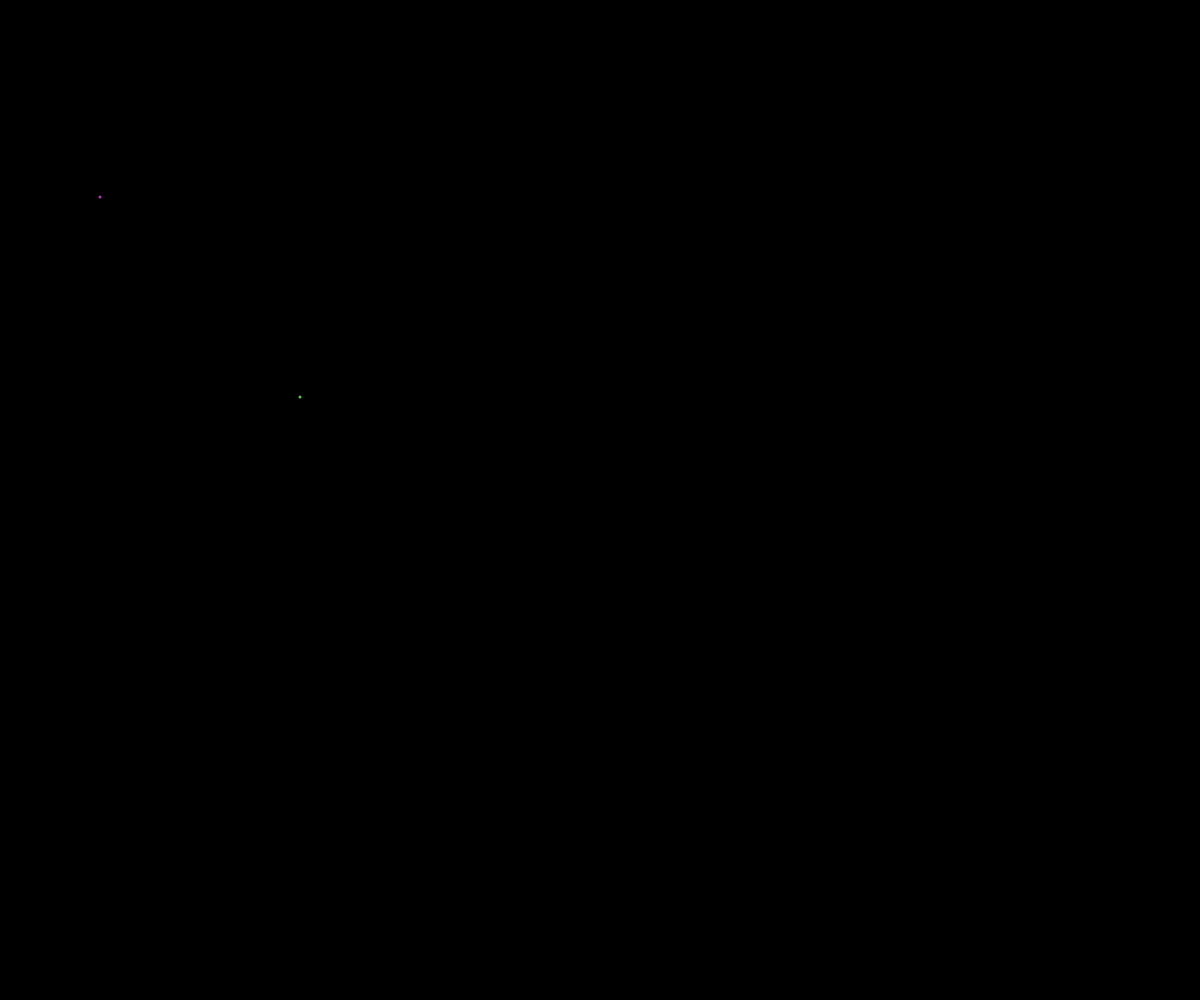
Frame 1 (no input)
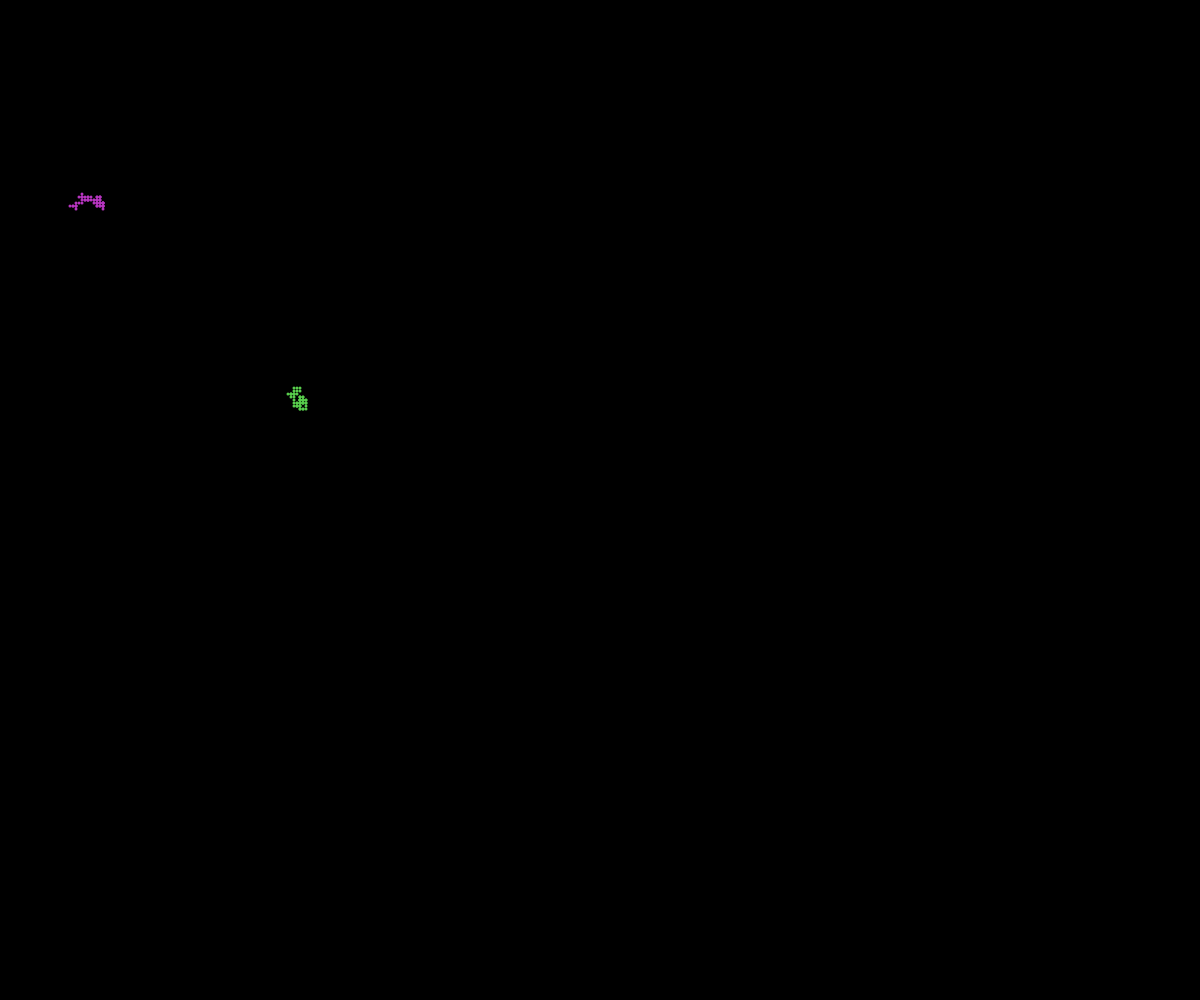
Frame 60 (no input)
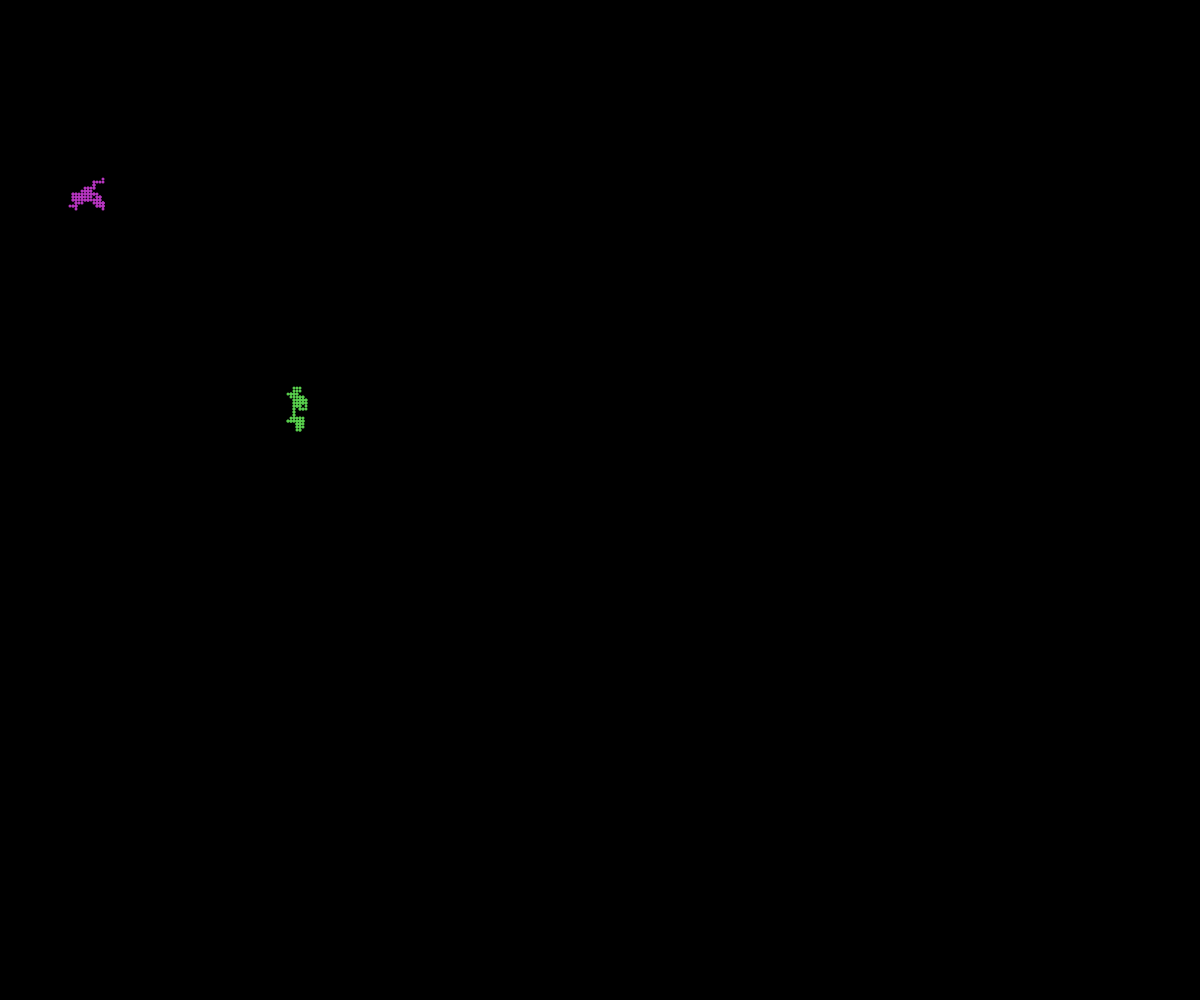
Frame 120 (the mouse pressed at the canvas centre since frame 60)

The p5.js sketch that drew these frames (run headless with seeded random() and noise() and a simulated clock; from frame 60 on, the mouse is pressed at the canvas centre):

// p5.js sketch
// ── sketch.js
// Line Art Demo
// Jordie Walter
// Sept 9, 2019
//
// Extra for Experts:
// - describe what you did to take this project "above and beyond"

let george;
let jenna;

function setup() {
  createCanvas(windowWidth, windowHeight);
  george = new Walker(100, 200);
  jenna = new Walker(300, 400);
  background(0);
}

function draw() {
  george.move();
  george.display();
  jenna.move();
  jenna.display();
}

class Walker{
  constructor(x, y){
    this.x = x;
    this.y = y;
    this.fillColor = color(random(255), random(255), random(255),);
    this.stepSize = 3;
    this.radius = 3;
  }

  display(){
    fill(this.fillColor);
    noStroke();
    circle(this.x, this.y, this.radius);
  }

  move(){
    let choice = random(100);
    if(choice<25){
      this.y-=this.stepSize;
    }else if(choice<50){
      this.y+=this.stepSize;
    }else if(choice<75){
      this.x-=this.stepSize;
    }else{
      this.x+=this.stepSize;
    }
  }
}
